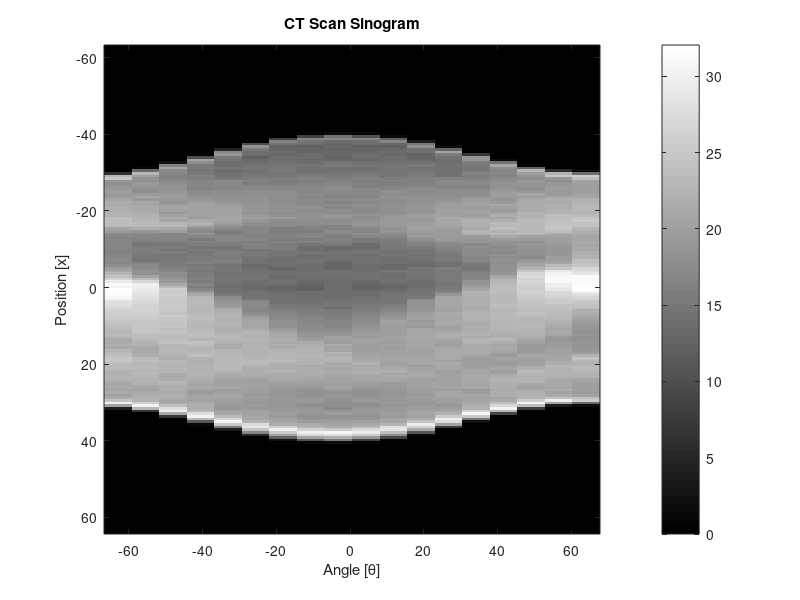
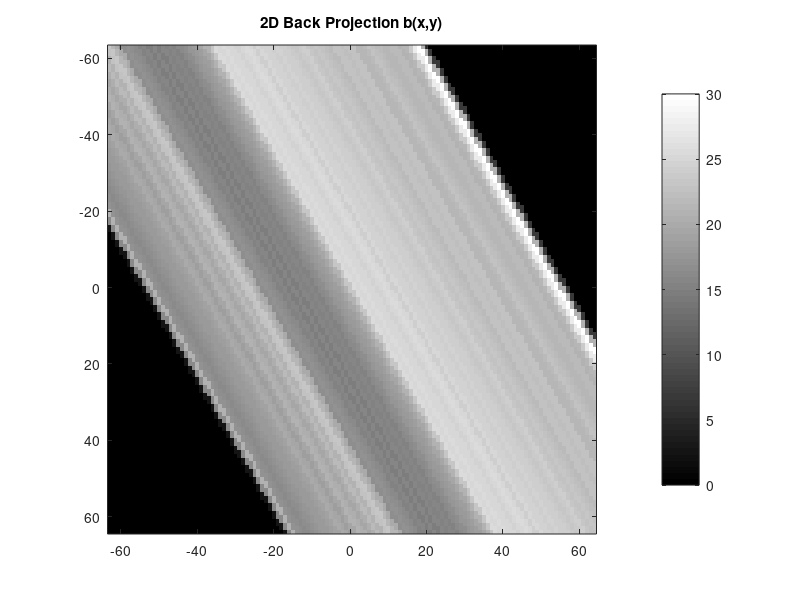

Source code (MATLAB) for these figures, in order: (Note: this script raises an error after producing the figures.)
clear all
%% Load Sinogram

load('128_18.mat') % Part A
% load('128_60.mat') % C3
[numProjections, numAngles] = size(sino);

%% General variables
l = -92:92;
gridSize = 128;

% define projection angles
angleInterval = [10, 180];
angles = linspace(angleInterval(1), angleInterval(2), numAngles);

figure;
imagesc(linspace(-63, 64, gridSize), linspace(-63, 64, gridSize), sino)
colormap gray; % Use a grayscale colormap
colorbar; % Show a colorbar
title('CT Scan Sinogram');
xlabel('Angle [\theta]');
ylabel('Position [x]');
figName = ['plots/sinogram_' num2str(numel(angles))];
print('-deps', figName)

%% A2
if numAngles == 18
  projectionAngle = 30;
  projectionAngleRad = deg2rad(projectionAngle);
  angleSample = find(angles == projectionAngle);
  disp(['Found: ' num2str(angleSample) ' in ']);
  
  disp(['Using angle ' num2str(projectionAngle) ' in rad ' projectionAngleRad]);
  disp(['Using angle index ' num2str(angleSample) ' corresponding to ' num2str(angles(angleSample))])
  
  % 
  % back projection naïve approach
  b30Naive = zeros(gridSize, gridSize);
  for y = -63:64
    for x = -63:64
      lCartesian = round(x * cos(projectionAngleRad) - y * sin(projectionAngleRad));
      [numDatapoints, z] = size(sino(:, angleSample));
      indexMidpoint = (numDatapoints - 1) / 2;

      lIndex = indexMidpoint + lCartesian;
      b30Naive(y + 64, x + 64) = sino(lIndex, angleSample);
    end
  end
  
  figure;
  imagesc(linspace(-63, 64, gridSize), linspace(-63, 64, gridSize), b30Naive);
  axis image; % Ensure the aspect ratio is correct
  colormap gray; % Use a grayscale colormap
  colorbar; % Show a colorbar
  title('2D Back Projection b(x,y)');
  subtitle('Using naïve pixel looping');
  xlabel('Position [x]');
  ylabel('Position [y]');
  figName = ['plots/bp_30deg_' num2str(numel(angles))];
  print('-deps', figName)
  
  % interpolation technique
  forwardProjections = sino(:, angleSample);
  [x,y] = meshgrid(linspace(-63, 63, gridSize));
  lCartesian = x * cos(projectionAngleRad) - y * sin(projectionAngleRad);
  b30 = interp1(l, forwardProjections, lCartesian, 'linear', 0);
  
  figure;
  imagesc(linspace(-63, 64, gridSize), linspace(-63, 64, gridSize), b30);
  axis image; % Ensure the aspect ratio is correct
  colormap gray; % Use a grayscale colormap
  colorbar; % Show a colorbar
  title('2D Back Projection b(x,y)');
  subtitle('Using meshgrid');
  xlabel('Position [x]');
  ylabel('Position [y]');
  figName = ['plots/bp_30deg_' num2str(numel(angles))];
  print('-deps', figName)
end

%% A3
imageA3 = zeros(gridSize, gridSize);
for idx = 1:numel(angles)
  projectionAngle = angles(idx);
  angleSample = find(angles == projectionAngle);
  projectionAngleRad = deg2rad(projectionAngle);
  
  % get back projection
  forwardProjection = sino(:, angleSample);
  
  % interpolate
  [x,y] = meshgrid(linspace(-63, 63, gridSize));
  lCartesian = x * cos(projectionAngleRad) - y * sin(projectionAngleRad);
  backProjection = interp1(l, forwardProjection, lCartesian, 'linear', 0);
  imageA3 = imageA3 + backProjection;
end

% normalise image
imageA3 = (pi / (2 * numAngles)) * imageA3;

figure;
imagesc(linspace(-63, 64, gridSize), linspace(-63, 64, gridSize), imageA3);
axis image; % Ensure the aspect ratio is correct
colormap gray; % Use a grayscale colormap
colorbar; % Show a colorbar
title('Back Projection image f_b(x,y)');
xlabel('Position [x]');
ylabel('Position [y]');
figName = ['plots/bp_' num2str(numel(angles))];
print('-deps', figName)

%% B2

imageB2 = zeros(gridSize, gridSize);

omega = linspace(-1, 1, numProjections);
rampFilter = abs(omega);

figure;
plot(omega, rampFilter);
title('Rampfilter for FBP');
xlabel('Angle Frequency [\omega]');
ylabel('Magnitude Response');
print -deps fbp_filter

for idx = 1:numel(angles) 
    forwardProjections = sino(:, idx);
    
    % forward projection in frequency domain
    P = fftshift(fft(forwardProjections));

    % apply filter
    pFiltered = P .* rampFilter';
    pFiltered = ifft(ifftshift(pFiltered));

    projectionAngle = angles(idx);
    projectionAngleRad = deg2rad(projectionAngle);

    [X, Y] = meshgrid(linspace(-64, 63, gridSize), linspace(-64, 63, gridSize));
    lCartesian = X * cos(projectionAngleRad) - Y * sin(projectionAngleRad);

    % interpolate and add
    backprojected = interp1(l, pFiltered, lCartesian, 'linear', 0);
    imageB2 = imageB2 + backprojected;
end

% normalize image
imageB2 = (pi / (2 * numAngles)) * imageB2;

figure;
imagesc(linspace(-63, 64, gridSize), linspace(-63, 64, gridSize), imageB2);
axis image; % Ensure the aspect ratio is correct
colormap gray; % Use a grayscale colormap
colorbar; % Show a colorbar
title('Filtered Back Projection Image');
subtitle('Using ramp filter \omega \in [-1, 1]')
xlabel('Position [x]');
ylabel('Position [y]');
figName = ['plots/fbp_' num2str(numel(angles))];
print('-deps', figName)

%% C1
% Original image
load('original_image_128.mat')
figure;
imagesc(linspace(-63, 64, gridSize), linspace(-63, 64, gridSize), original_image)
axis image; % Ensure the aspect ratio is correct
colormap gray; % Use a grayscale colormap
colorbar; % Show a colorbar
title('Original Image');
xlabel('Position [x]');
ylabel('Position [y]');
print -deps originalImage

mseA3 = immse(imageA3, original_image);
mseB2 = immse(imageB2, original_image);

disp(['MSE for A3: ' num2str(mseA3)]);
disp(['MSE for B2: ' num2str(mseB2)]);

%% C2
controlImage = iradon(sino, angles);
imageSize = size(controlImage);

% slice away outer rows
controlImage = controlImage(2:imageSize(1) - 1,:);
% slice away outer cols
controlImage = controlImage(:, 2:imageSize(2) - 1);

mseIradon = immse(controlImage, original_image);
disp(['MSE for inverse Radon: ' num2str(mseIradon)]);

figure;
imagesc(linspace(-63, 64, gridSize), linspace(-63, 64, gridSize), controlImage)
axis image; % Ensure the aspect ratio is correct
colormap gray; % Use a grayscale colormap
colorbar; % Show a colorbar
title('Original Image');
subtitle('Reconstruction using iradon');
xlabel('Position [x]');
ylabel('Position [y]');
figName = ['plots/iradon_' num2str(numel(angles))];
print('-deps', figName)


%% D1-3
load('original_image_128.mat')

resolutions = [18 60];
nMax = 10;

results = zeros(nMax, numel(resolutions));  

for idx = 1:numel(resolutions)
  lambda = resolutions(idx);

  for n = 1:nMax
    imageFile = ['data/128_' num2str(lambda) '_N=' num2str(n) '.mat'];
    load(imageFile)

    mse = immse(result_image, original_image);
    disp(['MSSE (' imageFile '): ' num2str(mse)])
    
    results(n, idx) = mse;
  end
end

% generate LaTeX table content
disp(['MSE of ART for ' num2str(nMax) ' iterations...']);
[numSims, numLambdas] = size(results);
string = '';
for row = 1:numSims
  string = [string ' & $N=' num2str(row) '$'];
end
string = [string ' \\'];
disp(string)

for col = 1:numLambdas
  string = [ '$PN=' num2str(resolutions(col)) '$'];
  

  for row = 1:numSims
    string = [string ' & ' num2str(round(results(row, col), 4))];
  end
  string = [string ' \\'];
  disp(string);
end

%% Part E
load('original_image_128.mat')

lambdas = [0.1 1];
nMax = 10;

results = zeros(nMax, numel(lambdas));  

for idx = 1:numel(lambdas)
  lambda = lambdas(idx);
    
    for n = 1:nMax
      imageFile = ['data/128_18_lambda=' num2str(lambda) '_N=' num2str(n) '.mat'];
      load(imageFile)
      
      mse = immse(result_image, original_image);
      disp(['MSSE (' imageFile '): ' num2str(mse)])
      
      results(n, idx) = mse;
    end
    
end

% generate LaTeX table content
disp(['MSE of ART with 128_18 and lambda in [' num2str(lambdas) ']']);
[numSims, numLambdas] = size(results);
string = '';
disp('\toprule')
for row = 1:numSims
  string = [string ' & $N=' num2str(row) '$'];
end
string = [string ' \\'];
disp(string);
disp('\midrule');

for col = 1:numLambdas
  string = [ '$\lambda=' num2str(lambdas(col)) '$'];
  

  for row = 1:numSims
    string = [string ' & ' num2str(round(results(row, col), 4))];
  end
  string = [string ' \\'];
  disp(string);
end
disp('\bottomrule');